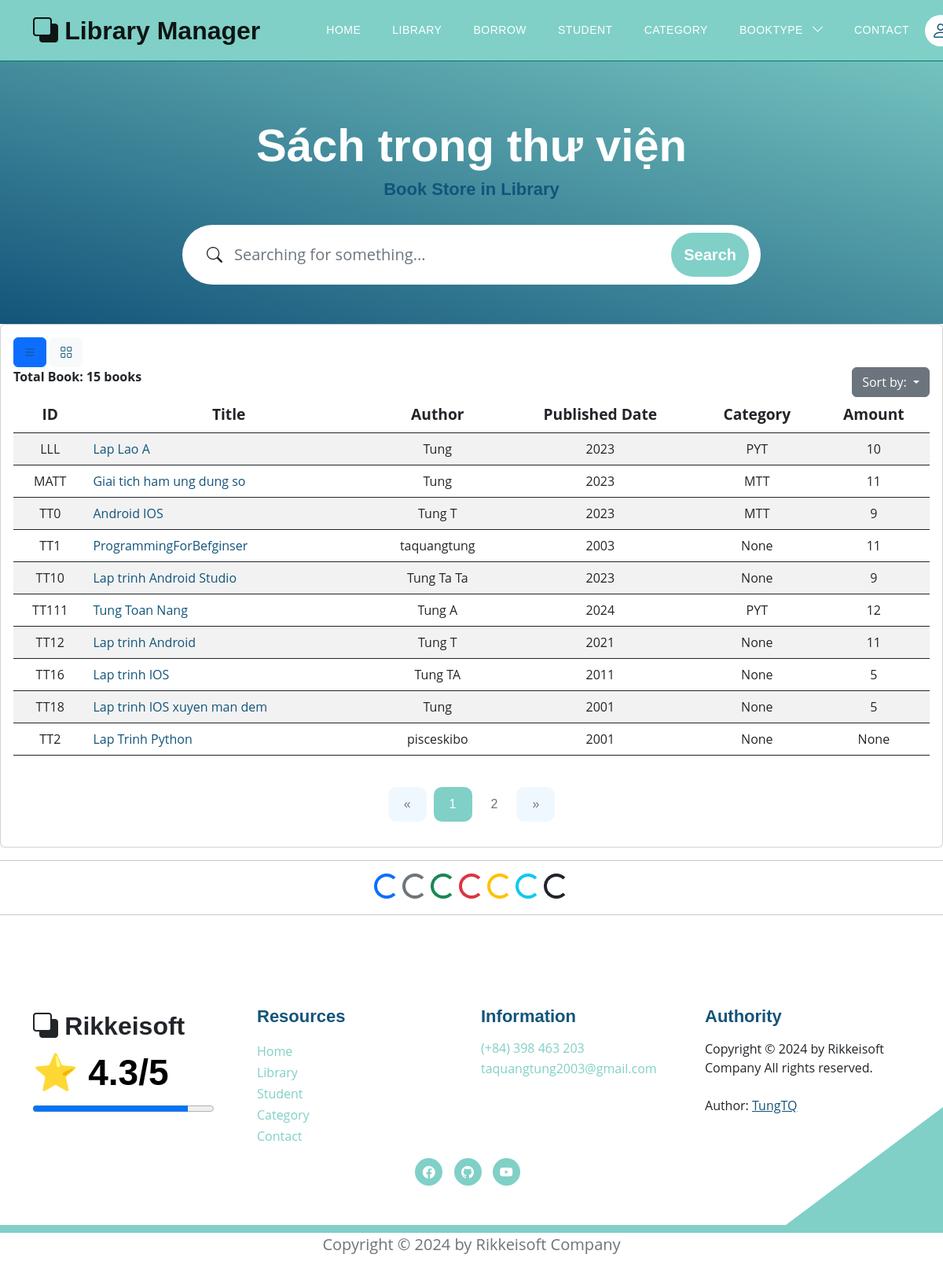
The page /books?bookview=0 on the database as committed earlier.
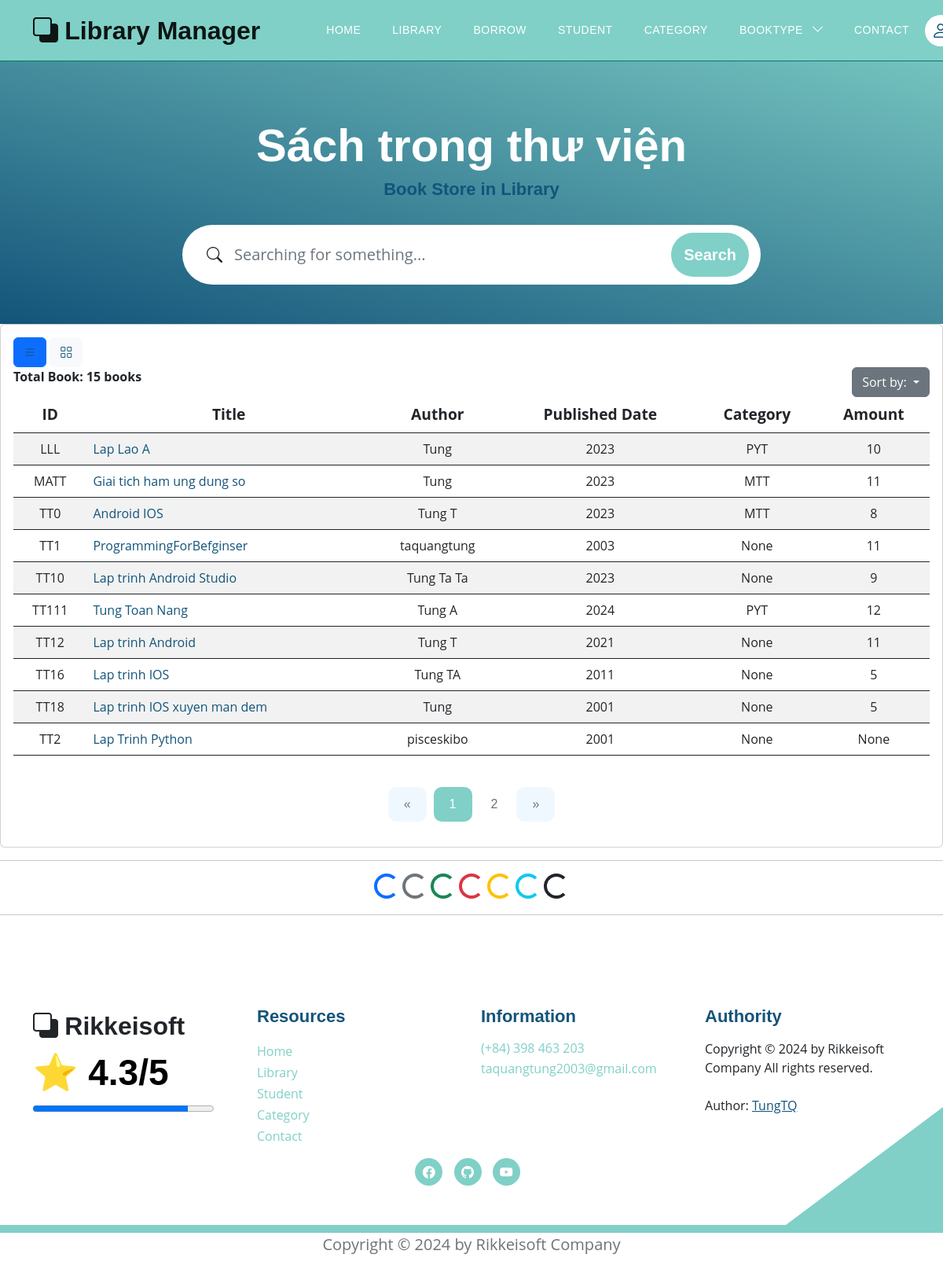
The same page on the database as committed later.
### models.py (models this page shows, shortened)
class Book(Base):
    __tablename__ = 'books'
    username_id = Column(String(30), ForeignKey('users.username'), nullable=False)
    id_book = Column(String(30), primary_key=True, unique=True, index=True)         # Số thứ tự sách
    title = Column(String(100), index=True)      # Tiêu đề sách
    author = Column(String(100), index=True)     # Tác giả
    year = Column(Integer)                  # Năm xuất bản
    quantity_amount = Column(Integer, index=True, default=0)
    category_id = Column(String(10), ForeignKey('category.category_id'), nullable=False)
    insert_at = Column(DateTime, index=True)
    insert_id = Column(String(30), index=True)
    update_at = Column(DateTime,index=True)
    update_id = Column(String(30), index=True)
    delete_at = Column(DateTime,index=True)
    delete_id = Column(String(30), index=True)
    delete_flag = Column(Integer, index=True)
    image_book = Column(String(100), index=True, nullable=True)         # Đường dẫn tới ảnh của sách
    pdf_book = Column(String(100), index=True, nullable=True)           # Đường dẫn tới file PDF của sách
    user = relationship("User", back_populates="books")
    category = relationship("Category", back_populates="category_books")
    borrows = relationship("BorrowBook", back_populates="book_borrow")
    borrowfinal = relationship("BorrowBookFinal", back_populates="book_borrow_final")
    comments = relationship("CommentBook", back_populates="book")

class Category(Base):
    __tablename__ = 'category'
    category_id = Column(String(10), primary_key=True, index=True)
    category_name = Column(String(50), index=True)
    insert_at = Column(DateTime, index=True)
    insert_id = Column(String(30), index=True)
    update_at = Column(DateTime,index=True)
    update_id = Column(String(30), index=True)
    delete_at = Column(DateTime,index=True)
    delete_id = Column(String(30), index=True)
    delete_flag = Column(Integer, index=True)
    category_books = relationship("Book", back_populates="category")

### routers/book.py (the view)
@router.get('/books', response_class=HTMLResponse)
async def read_all_books(request: Request, bookview: int, page: int = Query(1, gt=0), page_size: int = Query(10, gt=0), page_size2: int = Query(12, gt = 0), db: Session = Depends(models.get_db)):
    mean_star = function.get_mean_star(db)
    all_category2 = db.query(models.Category).filter(models.Category.delete_flag != 1).all()
    if bookview == 0:
        offset = (page - 1) * page_size
        books = db.query(models.Book).filter(models.Book.delete_flag == 0).order_by(models.Book.id_book).offset(offset).limit(page_size).all()
        total_books = db.query(models.Book).filter(models.Book.delete_flag == 0).count()
        total_pages = (total_books + page_size - 1) // page_size  # Tính toán tổng số trang
        return templates.TemplateResponse("books/library.html", {
            "request": request,
            "books": books,
            "total_books": total_books,
            "page": page,
            "total_pages": total_pages,
            "mean_star": mean_star,
            "bookview": bookview,
            "all_category2": all_category2
        })
    else:
        offset = (page - 1) * page_size2
        books = db.query(models.Book).filter(models.Book.delete_flag == 0).order_by(models.Book.id_book).offset(offset).limit(page_size2).all()
        total_books = db.query(models.Book).filter(models.Book.delete_flag == 0).count()
        total_pages = (total_books + page_size2 - 1) // page_size2  # Tính toán tổng số trang
        return templates.TemplateResponse("books/library_view.html", {
            "request": request,
            "books": books,
            "total_books": total_books,
            "page": page,
            "total_pages": total_pages,
            "mean_star": mean_star,
            "bookview": bookview,
            "all_category2": all_category2
        })

### templates/books/library.html (shortened to what this page needs)
{% extends "base.html" %}
{% block content %}
<section class="hero-section d-flex justify-content-center align-items-center" id="section_1"
    style="padding-bottom: 50px;">
    <div class="container">
        <div class="row">
            <div class="col-lg-8 col-12 mx-auto">
                <h1 class="text-white text-center"> Sách trong thư viện </h1>
                <h6 class="text-center"> Book Store in Library </h6>
                <form method="get" action="/books/search_book?bookview={{bookview}}" class="custom-form mt-4 pt-2 mb-lg-0 mb-5" role="search">
                    <div class="input-group input-group-lg">
                        <span class="input-group-text bi-search" id="basic-addon1"></span>
                        <input name="searching" type="search" class="form-control" id="searching"
                            placeholder="Searching for something..." aria-label="Search Anywhere">
                        <button type="submit" class="btn btn-primary">Search</button>
                    </div>
                </form>
            </div>
        </div>
    </div>
</section>
<div class="card card-table comman-shadow">
    <div class="card-body">
        <div class="table-responsive">
            <div id="DataTables_Table_0_wrapper" class="dataTables_wrapper no-footer">
                <div class="row">
                    <div class="container">
                        <div class="button-container">
                            <button class="btn btn-primary button">
                                <a href="/books?bookview=0">
                                    <i class="bi bi-list"></i>
                                </a>
                            </button>
                            <button class="btn btn-light button">
                                <a href="/books?bookview=1">
                                    <i class="bi bi-grid"></i>
                                </a>
                            </button>
                        </div>
                    </div>
                    <div class="col-md-6">
                        <div class="dataTables_length" id="DataTables_Table_0_length">
                            <label> <b> Total Book: {{total_books}} books </b>
                            </label>
                        </div>
                    </div>
                    <div class="col-md-6 text-md-end">
                        <div class="dropdown">
                            <button class="btn btn-secondary dropdown-toggle" type="button" data-bs-toggle="dropdown" aria-expanded="false">
                                Sort by:
                            </button>
                        </div>
                    </div>
                </div>
                <table
                    class="table border-0 star-student table-hover table-center mb-0 datatable table-striped dataTable no-footer"
                    id="DataTables_Table_0" aria-describedby="DataTables_Table_0_info">
                    <thead class="student-thread">
                        <tr style="text-align: center; font-size:larger;">
                            <th rowspan="1" colspan="1"
                                aria-label="ID: activate to sort column ascending">ID</th>
                            <th rowspan="1" colspan="1"
                                aria-label="Title: activate to sort column ascending">Title</th>
                            <th rowspan="1" colspan="1"
                                aria-label="Author: activate to sort column ascending">Author</th>
                            <th rowspan="1" colspan="1"
                                aria-label="Published Date: activate to sort column ascending">Published Date</th>
                            <th rowspan="1" colspan="1"
                                aria-label="Category: activate to sort column ascending">Category</th>
                            <th rowspan="1" colspan="1"
                                aria-label="Action: activate to sort column ascending">Amount</th>
                        </tr>
                    </thead>
                    <tbody>
                        <form action="">
                        {% for book in books %}
                            <tr class="{% if loop.index is even %} even {% else %}odd{% endif %}">
                                <td style="text-align: center;">{{ book.id_book }}</td>
                                <td> <a href="/books/detail_book?choice_book={{book.id_book}}">{{ book.title }}</a></td>
                                <td style="text-align: center;">{{ book.author }}</td>
                                <td style="text-align: center;">{{ book.year }}</td>
                                <td style="text-align: center;">{{ book.category }}</td>
                                <td style="text-align: center;">{{ book.quantity_amount }}</td>
                            </tr>
                        {% endfor %}
                        </form>
                    </tbody>
                </table>
                <div style="text-align: center;">
                    <nav aria-label="Page navigation example" style="display: inline-block;">
                        <ul class="pagination">
                            <li class="page-item {% if page == 1 %}disabled{% endif %}">
                                <a class="page-link" href="/books?bookview=0&page={{ page - 1 }}" aria-label="Previous">
                                    <span aria-hidden="true">&laquo;</span>
                                </a>
                            </li>
                            {% for num in range(1, total_pages + 1) %}
                            <li class="page-item {% if num == page %}active{% endif %}">
                                <a class="page-link" href="/books?bookview=0&page={{ num }}">{{ num }}</a>
                            </li>
                            {% endfor %}
                            <li class="page-item {% if page == total_pages %}disabled{% endif %}">
                                <a class="page-link" href="/books?bookview=0&page={{ page + 1 }}" aria-label="Next">
                                    <span aria-hidden="true">&raquo;</span>
                                </a>
                            </li>
                        </ul>
                    </nav>
                </div>
            </div>
        </div>
    </div>
</div>
<hr>
<div style="text-align: center;">
    <div class="spinner-border text-primary" role="status">
    </div>
    <div class="spinner-border text-secondary" role="status">
    </div>
    <div class="spinner-border text-success" role="status">
    </div>
    <div class="spinner-border text-danger" role="status">
    </div>
    <div class="spinner-border text-warning" role="status">
    </div>
    <div class="spinner-border text-info" role="status">
    </div>
    <div class="spinner-border text-dark" role="status">
    </div>
</div>
<hr>
{% endblock content %}

Rows that differ between the two databases and show on the page:
changed Book "TT0": quantity_amount "9" → "8"
